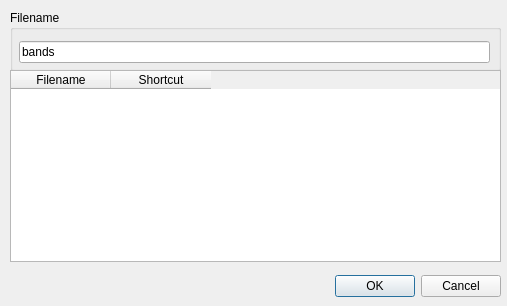
<?xml version="1.0" encoding="UTF-8"?>
<ui version="4.0">
 <class>Dialog</class>
 <widget class="QDialog" name="Dialog">
  <property name="geometry">
   <rect>
    <x>0</x>
    <y>0</y>
    <width>507</width>
    <height>306</height>
   </rect>
  </property>
  <property name="minimumSize">
   <size>
    <width>0</width>
    <height>0</height>
   </size>
  </property>
  <property name="maximumSize">
   <size>
    <width>99999</width>
    <height>99999</height>
   </size>
  </property>
  <property name="windowTitle">
   <string>Dialog</string>
  </property>
  <widget class="QDialogButtonBox" name="button_box">
   <property name="geometry">
    <rect>
     <x>130</x>
     <y>270</y>
     <width>371</width>
     <height>32</height>
    </rect>
   </property>
   <property name="orientation">
    <enum>Qt::Horizontal</enum>
   </property>
   <property name="standardButtons">
    <set>QDialogButtonBox::Cancel|QDialogButtonBox::Ok</set>
   </property>
  </widget>
  <widget class="QGroupBox" name="group_data">
   <property name="geometry">
    <rect>
     <x>10</x>
     <y>10</y>
     <width>491</width>
     <height>61</height>
    </rect>
   </property>
   <property name="title">
    <string>Filename</string>
   </property>
   <widget class="QWidget" name="horizontalLayoutWidget">
    <property name="geometry">
     <rect>
      <x>9</x>
      <y>30</y>
      <width>471</width>
      <height>25</height>
     </rect>
    </property>
    <layout class="QHBoxLayout" name="horizontalLayout">
     <item>
      <widget class="QLineEdit" name="le_filename">
       <property name="text">
        <string>bands</string>
       </property>
      </widget>
     </item>
    </layout>
   </widget>
  </widget>
  <widget class="QTableWidget" name="table_bands">
   <property name="geometry">
    <rect>
     <x>10</x>
     <y>70</y>
     <width>491</width>
     <height>192</height>
    </rect>
   </property>
   <column>
    <property name="text">
     <string>Filename</string>
    </property>
   </column>
   <column>
    <property name="text">
     <string>Shortcut</string>
    </property>
   </column>
  </widget>
 </widget>
 <resources/>
 <connections>
  <connection>
   <sender>button_box</sender>
   <signal>accepted()</signal>
   <receiver>Dialog</receiver>
   <slot>accept()</slot>
   <hints>
    <hint type="sourcelabel">
     <x>248</x>
     <y>254</y>
    </hint>
    <hint type="destinationlabel">
     <x>157</x>
     <y>274</y>
    </hint>
   </hints>
  </connection>
  <connection>
   <sender>button_box</sender>
   <signal>rejected()</signal>
   <receiver>Dialog</receiver>
   <slot>reject()</slot>
   <hints>
    <hint type="sourcelabel">
     <x>316</x>
     <y>260</y>
    </hint>
    <hint type="destinationlabel">
     <x>286</x>
     <y>274</y>
    </hint>
   </hints>
  </connection>
 </connections>
</ui>
